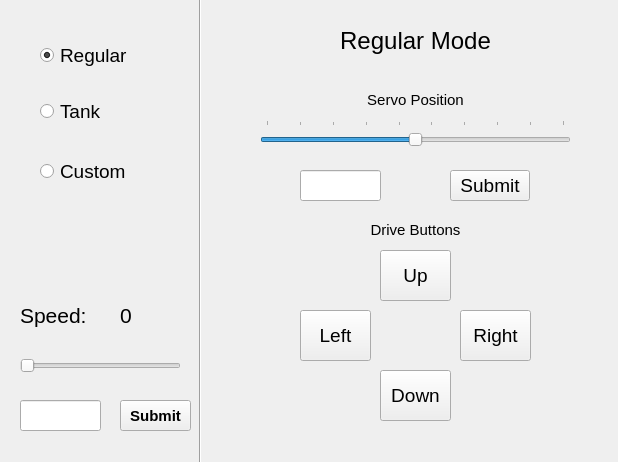
<?xml version="1.0" encoding="UTF-8"?>
<ui version="4.0">
 <class>DriveControlPanel</class>
 <widget class="QMainWindow" name="DriveControlPanel">
  <property name="geometry">
   <rect>
    <x>0</x>
    <y>0</y>
    <width>618</width>
    <height>462</height>
   </rect>
  </property>
  <property name="windowTitle">
   <string>Drive Control</string>
  </property>
  <widget class="QWidget" name="centralWidget">
   <widget class="QStackedWidget" name="stackedWidget">
    <property name="geometry">
     <rect>
      <x>210</x>
      <y>10</y>
      <width>411</width>
      <height>451</height>
     </rect>
    </property>
    <property name="currentIndex">
     <number>0</number>
    </property>
    <widget class="QWidget" name="regular">
     <widget class="QPushButton" name="regularDriveUp_button">
      <property name="geometry">
       <rect>
        <x>170</x>
        <y>240</y>
        <width>71</width>
        <height>51</height>
       </rect>
      </property>
      <property name="font">
       <font>
        <pointsize>14</pointsize>
       </font>
      </property>
      <property name="text">
       <string>Up</string>
      </property>
     </widget>
     <widget class="QSlider" name="regularServo_slider">
      <property name="geometry">
       <rect>
        <x>50</x>
        <y>110</y>
        <width>311</width>
        <height>31</height>
       </rect>
      </property>
      <property name="minimum">
       <number>-45</number>
      </property>
      <property name="maximum">
       <number>45</number>
      </property>
      <property name="orientation">
       <enum>Qt::Horizontal</enum>
      </property>
      <property name="tickPosition">
       <enum>QSlider::TicksAbove</enum>
      </property>
      <property name="tickInterval">
       <number>10</number>
      </property>
     </widget>
     <widget class="QLineEdit" name="regularServoValue_edit">
      <property name="geometry">
       <rect>
        <x>90</x>
        <y>160</y>
        <width>81</width>
        <height>31</height>
       </rect>
      </property>
     </widget>
     <widget class="QPushButton" name="regularServoSubmit_button">
      <property name="geometry">
       <rect>
        <x>240</x>
        <y>160</y>
        <width>80</width>
        <height>31</height>
       </rect>
      </property>
      <property name="font">
       <font>
        <pointsize>14</pointsize>
       </font>
      </property>
      <property name="text">
       <string>Submit</string>
      </property>
     </widget>
     <widget class="QPushButton" name="regularDriveRight_button">
      <property name="geometry">
       <rect>
        <x>250</x>
        <y>300</y>
        <width>71</width>
        <height>51</height>
       </rect>
      </property>
      <property name="font">
       <font>
        <pointsize>14</pointsize>
       </font>
      </property>
      <property name="text">
       <string>Right</string>
      </property>
     </widget>
     <widget class="QPushButton" name="regularDriveDown_button">
      <property name="geometry">
       <rect>
        <x>170</x>
        <y>360</y>
        <width>71</width>
        <height>51</height>
       </rect>
      </property>
      <property name="font">
       <font>
        <pointsize>14</pointsize>
       </font>
      </property>
      <property name="text">
       <string>Down</string>
      </property>
     </widget>
     <widget class="QPushButton" name="regularDriveLeft_button">
      <property name="geometry">
       <rect>
        <x>90</x>
        <y>300</y>
        <width>71</width>
        <height>51</height>
       </rect>
      </property>
      <property name="font">
       <font>
        <pointsize>14</pointsize>
       </font>
      </property>
      <property name="text">
       <string>Left</string>
      </property>
     </widget>
     <widget class="QLabel" name="regularMode_label">
      <property name="geometry">
       <rect>
        <x>50</x>
        <y>10</y>
        <width>311</width>
        <height>41</height>
       </rect>
      </property>
      <property name="font">
       <font>
        <pointsize>18</pointsize>
       </font>
      </property>
      <property name="text">
       <string>Regular Mode</string>
      </property>
      <property name="alignment">
       <set>Qt::AlignCenter</set>
      </property>
     </widget>
     <widget class="QLabel" name="regularServo_label">
      <property name="geometry">
       <rect>
        <x>50</x>
        <y>80</y>
        <width>311</width>
        <height>20</height>
       </rect>
      </property>
      <property name="font">
       <font>
        <pointsize>11</pointsize>
       </font>
      </property>
      <property name="text">
       <string>Servo Position</string>
      </property>
      <property name="alignment">
       <set>Qt::AlignCenter</set>
      </property>
     </widget>
     <widget class="QLabel" name="regularDrive_label">
      <property name="geometry">
       <rect>
        <x>50</x>
        <y>210</y>
        <width>311</width>
        <height>20</height>
       </rect>
      </property>
      <property name="font">
       <font>
        <pointsize>11</pointsize>
       </font>
      </property>
      <property name="text">
       <string>Drive Buttons</string>
      </property>
      <property name="alignment">
       <set>Qt::AlignCenter</set>
      </property>
     </widget>
    </widget>
    <widget class="QWidget" name="tank">
     <widget class="QLabel" name="tankMode_label">
      <property name="geometry">
       <rect>
        <x>130</x>
        <y>20</y>
        <width>151</width>
        <height>31</height>
       </rect>
      </property>
      <property name="font">
       <font>
        <pointsize>18</pointsize>
       </font>
      </property>
      <property name="text">
       <string>Tank Mode</string>
      </property>
      <property name="alignment">
       <set>Qt::AlignCenter</set>
      </property>
     </widget>
     <widget class="QRadioButton" name="tankServo45_radio">
      <property name="geometry">
       <rect>
        <x>180</x>
        <y>100</y>
        <width>51</width>
        <height>20</height>
       </rect>
      </property>
      <property name="font">
       <font>
        <pointsize>14</pointsize>
       </font>
      </property>
      <property name="text">
       <string>45</string>
      </property>
      <attribute name="buttonGroup">
       <string notr="true">tankServoGroup</string>
      </attribute>
     </widget>
     <widget class="QRadioButton" name="tankServo90_radio">
      <property name="geometry">
       <rect>
        <x>290</x>
        <y>100</y>
        <width>61</width>
        <height>20</height>
       </rect>
      </property>
      <property name="font">
       <font>
        <pointsize>14</pointsize>
       </font>
      </property>
      <property name="text">
       <string>90</string>
      </property>
      <attribute name="buttonGroup">
       <string notr="true">tankServoGroup</string>
      </attribute>
     </widget>
     <widget class="QRadioButton" name="tankServo0_radio">
      <property name="geometry">
       <rect>
        <x>80</x>
        <y>100</y>
        <width>41</width>
        <height>20</height>
       </rect>
      </property>
      <property name="font">
       <font>
        <pointsize>14</pointsize>
       </font>
      </property>
      <property name="text">
       <string>0</string>
      </property>
      <attribute name="buttonGroup">
       <string notr="true">tankServoGroup</string>
      </attribute>
     </widget>
     <widget class="QPushButton" name="tankDown_button">
      <property name="geometry">
       <rect>
        <x>160</x>
        <y>290</y>
        <width>91</width>
        <height>71</height>
       </rect>
      </property>
      <property name="text">
       <string>Down</string>
      </property>
     </widget>
     <widget class="QPushButton" name="tankUp_button">
      <property name="geometry">
       <rect>
        <x>160</x>
        <y>190</y>
        <width>91</width>
        <height>71</height>
       </rect>
      </property>
      <property name="text">
       <string>Up</string>
      </property>
     </widget>
     <widget class="QLabel" name="tankDrive_label">
      <property name="geometry">
       <rect>
        <x>140</x>
        <y>150</y>
        <width>121</width>
        <height>20</height>
       </rect>
      </property>
      <property name="font">
       <font>
        <pointsize>11</pointsize>
       </font>
      </property>
      <property name="text">
       <string>Drive Buttons</string>
      </property>
      <property name="alignment">
       <set>Qt::AlignCenter</set>
      </property>
     </widget>
     <widget class="QLabel" name="tankServo_label">
      <property name="geometry">
       <rect>
        <x>50</x>
        <y>70</y>
        <width>311</width>
        <height>20</height>
       </rect>
      </property>
      <property name="font">
       <font>
        <pointsize>11</pointsize>
       </font>
      </property>
      <property name="text">
       <string>Servo Position</string>
      </property>
      <property name="alignment">
       <set>Qt::AlignCenter</set>
      </property>
     </widget>
    </widget>
    <widget class="QWidget" name="custom">
     <widget class="QLabel" name="customMode_label">
      <property name="geometry">
       <rect>
        <x>90</x>
        <y>0</y>
        <width>231</width>
        <height>31</height>
       </rect>
      </property>
      <property name="font">
       <font>
        <pointsize>18</pointsize>
       </font>
      </property>
      <property name="text">
       <string>Custom Mode</string>
      </property>
      <property name="alignment">
       <set>Qt::AlignCenter</set>
      </property>
     </widget>
     <widget class="QPushButton" name="customLeftUp_button">
      <property name="geometry">
       <rect>
        <x>110</x>
        <y>290</y>
        <width>41</width>
        <height>31</height>
       </rect>
      </property>
      <property name="font">
       <font>
        <pointsize>12</pointsize>
       </font>
      </property>
      <property name="text">
       <string>↑</string>
      </property>
     </widget>
     <widget class="QPushButton" name="customUpDown_button">
      <property name="geometry">
       <rect>
        <x>110</x>
        <y>340</y>
        <width>41</width>
        <height>31</height>
       </rect>
      </property>
      <property name="font">
       <font>
        <pointsize>12</pointsize>
       </font>
      </property>
      <property name="text">
       <string>↑↓</string>
      </property>
     </widget>
     <widget class="QPushButton" name="customLeftDown_button">
      <property name="geometry">
       <rect>
        <x>110</x>
        <y>390</y>
        <width>41</width>
        <height>31</height>
       </rect>
      </property>
      <property name="font">
       <font>
        <pointsize>12</pointsize>
       </font>
      </property>
      <property name="text">
       <string>↓</string>
      </property>
     </widget>
     <widget class="QPushButton" name="customDownDown_button">
      <property name="geometry">
       <rect>
        <x>180</x>
        <y>390</y>
        <width>41</width>
        <height>31</height>
       </rect>
      </property>
      <property name="font">
       <font>
        <pointsize>12</pointsize>
       </font>
      </property>
      <property name="text">
       <string>↓↓</string>
      </property>
     </widget>
     <widget class="QPushButton" name="customRightDown_button">
      <property name="geometry">
       <rect>
        <x>250</x>
        <y>390</y>
        <width>41</width>
        <height>31</height>
       </rect>
      </property>
      <property name="font">
       <font>
        <pointsize>12</pointsize>
       </font>
      </property>
      <property name="text">
       <string>↓</string>
      </property>
     </widget>
     <widget class="QPushButton" name="customDownUp_button">
      <property name="geometry">
       <rect>
        <x>250</x>
        <y>340</y>
        <width>41</width>
        <height>31</height>
       </rect>
      </property>
      <property name="font">
       <font>
        <pointsize>12</pointsize>
       </font>
      </property>
      <property name="text">
       <string>↓↑</string>
      </property>
     </widget>
     <widget class="QPushButton" name="customRightUp_button">
      <property name="geometry">
       <rect>
        <x>250</x>
        <y>290</y>
        <width>41</width>
        <height>31</height>
       </rect>
      </property>
      <property name="font">
       <font>
        <pointsize>12</pointsize>
       </font>
      </property>
      <property name="text">
       <string>↑</string>
      </property>
     </widget>
     <widget class="QPushButton" name="customUpUp_button">
      <property name="geometry">
       <rect>
        <x>180</x>
        <y>290</y>
        <width>41</width>
        <height>31</height>
       </rect>
      </property>
      <property name="font">
       <font>
        <pointsize>12</pointsize>
       </font>
      </property>
      <property name="text">
       <string>↑↑</string>
      </property>
     </widget>
     <widget class="QLabel" name="customServo_label">
      <property name="geometry">
       <rect>
        <x>90</x>
        <y>40</y>
        <width>231</width>
        <height>20</height>
       </rect>
      </property>
      <property name="font">
       <font>
        <pointsize>11</pointsize>
       </font>
      </property>
      <property name="text">
       <string>Servo Position</string>
      </property>
      <property name="alignment">
       <set>Qt::AlignCenter</set>
      </property>
     </widget>
     <widget class="QLabel" name="customDrive_label">
      <property name="geometry">
       <rect>
        <x>110</x>
        <y>260</y>
        <width>181</width>
        <height>20</height>
       </rect>
      </property>
      <property name="font">
       <font>
        <pointsize>11</pointsize>
       </font>
      </property>
      <property name="text">
       <string>Drive Control</string>
      </property>
      <property name="alignment">
       <set>Qt::AlignCenter</set>
      </property>
     </widget>
     <widget class="QPushButton" name="customServoSubmit_button">
      <property name="geometry">
       <rect>
        <x>169</x>
        <y>210</y>
        <width>71</width>
        <height>31</height>
       </rect>
      </property>
      <property name="font">
       <font>
        <pointsize>14</pointsize>
       </font>
      </property>
      <property name="text">
       <string>Submit</string>
      </property>
     </widget>
     <widget class="QLineEdit" name="customServoLeftFront_edit">
      <property name="geometry">
       <rect>
        <x>80</x>
        <y>70</y>
        <width>91</width>
        <height>31</height>
       </rect>
      </property>
     </widget>
     <widget class="QLineEdit" name="customServoLeftMiddle_edit">
      <property name="geometry">
       <rect>
        <x>80</x>
        <y>120</y>
        <width>91</width>
        <height>31</height>
       </rect>
      </property>
     </widget>
     <widget class="QLineEdit" name="customServoLeftBack_edit">
      <property name="geometry">
       <rect>
        <x>80</x>
        <y>170</y>
        <width>91</width>
        <height>31</height>
       </rect>
      </property>
     </widget>
     <widget class="QLineEdit" name="customServoRightMiddle_edit">
      <property name="geometry">
       <rect>
        <x>240</x>
        <y>120</y>
        <width>91</width>
        <height>31</height>
       </rect>
      </property>
     </widget>
     <widget class="QLineEdit" name="customServoRightBack_edit">
      <property name="geometry">
       <rect>
        <x>240</x>
        <y>170</y>
        <width>91</width>
        <height>31</height>
       </rect>
      </property>
     </widget>
     <widget class="QLineEdit" name="customServoRightFront_edit">
      <property name="geometry">
       <rect>
        <x>240</x>
        <y>70</y>
        <width>91</width>
        <height>31</height>
       </rect>
      </property>
     </widget>
    </widget>
   </widget>
   <widget class="QRadioButton" name="regularDrive_radio">
    <property name="geometry">
     <rect>
      <x>40</x>
      <y>40</y>
      <width>101</width>
      <height>31</height>
     </rect>
    </property>
    <property name="font">
     <font>
      <pointsize>14</pointsize>
     </font>
    </property>
    <property name="text">
     <string>Regular</string>
    </property>
    <property name="checked">
     <bool>true</bool>
    </property>
    <attribute name="buttonGroup">
     <string notr="true">driveSelGroup</string>
    </attribute>
   </widget>
   <widget class="QRadioButton" name="tankDrive_radio">
    <property name="geometry">
     <rect>
      <x>40</x>
      <y>100</y>
      <width>100</width>
      <height>22</height>
     </rect>
    </property>
    <property name="font">
     <font>
      <pointsize>14</pointsize>
     </font>
    </property>
    <property name="text">
     <string>Tank</string>
    </property>
    <attribute name="buttonGroup">
     <string notr="true">driveSelGroup</string>
    </attribute>
   </widget>
   <widget class="QRadioButton" name="customDrive_radio">
    <property name="geometry">
     <rect>
      <x>40</x>
      <y>160</y>
      <width>100</width>
      <height>22</height>
     </rect>
    </property>
    <property name="font">
     <font>
      <pointsize>14</pointsize>
     </font>
    </property>
    <property name="text">
     <string>Custom</string>
    </property>
    <attribute name="buttonGroup">
     <string notr="true">driveSelGroup</string>
    </attribute>
   </widget>
   <widget class="QSlider" name="speedValue_slider">
    <property name="geometry">
     <rect>
      <x>20</x>
      <y>350</y>
      <width>161</width>
      <height>31</height>
     </rect>
    </property>
    <property name="maximum">
     <number>100</number>
    </property>
    <property name="orientation">
     <enum>Qt::Horizontal</enum>
    </property>
   </widget>
   <widget class="QPushButton" name="speedSubmit_button">
    <property name="geometry">
     <rect>
      <x>120</x>
      <y>400</y>
      <width>71</width>
      <height>31</height>
     </rect>
    </property>
    <property name="font">
     <font>
      <pointsize>11</pointsize>
      <weight>75</weight>
      <bold>true</bold>
     </font>
    </property>
    <property name="text">
     <string>Submit</string>
    </property>
   </widget>
   <widget class="QLabel" name="speed_label">
    <property name="geometry">
     <rect>
      <x>20</x>
      <y>300</y>
      <width>81</width>
      <height>31</height>
     </rect>
    </property>
    <property name="font">
     <font>
      <pointsize>16</pointsize>
     </font>
    </property>
    <property name="text">
     <string>Speed:</string>
    </property>
   </widget>
   <widget class="QLabel" name="speedValue_label">
    <property name="geometry">
     <rect>
      <x>120</x>
      <y>300</y>
      <width>61</width>
      <height>31</height>
     </rect>
    </property>
    <property name="font">
     <font>
      <pointsize>16</pointsize>
     </font>
    </property>
    <property name="text">
     <string>0</string>
    </property>
   </widget>
   <widget class="Line" name="line">
    <property name="geometry">
     <rect>
      <x>190</x>
      <y>-10</y>
      <width>20</width>
      <height>481</height>
     </rect>
    </property>
    <property name="orientation">
     <enum>Qt::Vertical</enum>
    </property>
   </widget>
   <widget class="QLineEdit" name="speed_lineEdit">
    <property name="geometry">
     <rect>
      <x>20</x>
      <y>400</y>
      <width>81</width>
      <height>31</height>
     </rect>
    </property>
   </widget>
   <zorder>customDrive_radio</zorder>
   <zorder>stackedWidget</zorder>
   <zorder>regularDrive_radio</zorder>
   <zorder>tankDrive_radio</zorder>
   <zorder>speedValue_slider</zorder>
   <zorder>speedSubmit_button</zorder>
   <zorder>speed_label</zorder>
   <zorder>speedValue_label</zorder>
   <zorder>line</zorder>
   <zorder>speed_lineEdit</zorder>
  </widget>
 </widget>
 <layoutdefault spacing="6" margin="11"/>
 <resources/>
 <connections/>
 <buttongroups>
  <buttongroup name="driveSelGroup"/>
  <buttongroup name="tankServoGroup"/>
 </buttongroups>
</ui>
